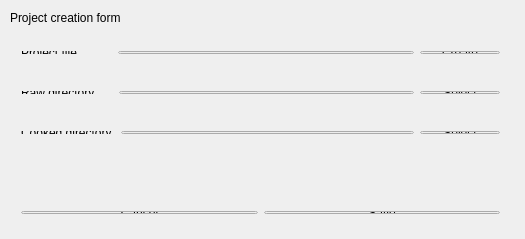
<?xml version="1.0" encoding="UTF-8"?>
<ui version="4.0">
 <class>ProjectCreationForm</class>
 <widget class="QWidget" name="ProjectCreationForm">
  <property name="geometry">
   <rect>
    <x>0</x>
    <y>0</y>
    <width>525</width>
    <height>239</height>
   </rect>
  </property>
  <property name="windowTitle">
   <string>ProjectCreationForm</string>
  </property>
  <widget class="QWidget" name="layoutWidget">
   <property name="geometry">
    <rect>
     <x>10</x>
     <y>80</y>
     <width>501</width>
     <height>25</height>
    </rect>
   </property>
   <layout class="QHBoxLayout" name="horizontalLayout_2">
    <item>
     <widget class="QLabel" name="label_2">
      <property name="text">
       <string>Raw directory</string>
      </property>
     </widget>
    </item>
    <item>
     <spacer name="horizontalSpacer_2">
      <property name="orientation">
       <enum>Qt::Horizontal</enum>
      </property>
      <property name="sizeType">
       <enum>QSizePolicy::Preferred</enum>
      </property>
      <property name="sizeHint" stdset="0">
       <size>
        <width>18</width>
        <height>14</height>
       </size>
      </property>
     </spacer>
    </item>
    <item>
     <widget class="QLineEdit" name="rawDirPathText"/>
    </item>
    <item>
     <widget class="QPushButton" name="selectRawDirBtn">
      <property name="text">
       <string>Select</string>
      </property>
     </widget>
    </item>
   </layout>
  </widget>
  <widget class="QWidget" name="layoutWidget_2">
   <property name="geometry">
    <rect>
     <x>10</x>
     <y>120</y>
     <width>501</width>
     <height>25</height>
    </rect>
   </property>
   <layout class="QHBoxLayout" name="horizontalLayout_3">
    <item>
     <widget class="QLabel" name="label_3">
      <property name="text">
       <string>Cooked directory</string>
      </property>
     </widget>
    </item>
    <item>
     <spacer name="horizontalSpacer_3">
      <property name="orientation">
       <enum>Qt::Horizontal</enum>
      </property>
      <property name="sizeType">
       <enum>QSizePolicy::Preferred</enum>
      </property>
      <property name="sizeHint" stdset="0">
       <size>
        <width>3</width>
        <height>14</height>
       </size>
      </property>
     </spacer>
    </item>
    <item>
     <widget class="QLineEdit" name="cookedDirPathText"/>
    </item>
    <item>
     <widget class="QPushButton" name="selectCookedDirBtn">
      <property name="text">
       <string>Select</string>
      </property>
     </widget>
    </item>
   </layout>
  </widget>
  <widget class="QLabel" name="label_4">
   <property name="geometry">
    <rect>
     <x>10</x>
     <y>10</y>
     <width>111</width>
     <height>16</height>
    </rect>
   </property>
   <property name="text">
    <string>Project creation form</string>
   </property>
  </widget>
  <widget class="QWidget" name="">
   <property name="geometry">
    <rect>
     <x>10</x>
     <y>40</y>
     <width>501</width>
     <height>25</height>
    </rect>
   </property>
   <layout class="QHBoxLayout" name="horizontalLayout">
    <item>
     <widget class="QLabel" name="label">
      <property name="text">
       <string>Project file</string>
      </property>
     </widget>
    </item>
    <item>
     <spacer name="horizontalSpacer">
      <property name="orientation">
       <enum>Qt::Horizontal</enum>
      </property>
      <property name="sizeType">
       <enum>QSizePolicy::Preferred</enum>
      </property>
      <property name="sizeHint" stdset="0">
       <size>
        <width>35</width>
        <height>14</height>
       </size>
      </property>
     </spacer>
    </item>
    <item>
     <widget class="QLineEdit" name="projectFilePathText"/>
    </item>
    <item>
     <widget class="QPushButton" name="createProjectFileBtn">
      <property name="text">
       <string>Create</string>
      </property>
     </widget>
    </item>
   </layout>
  </widget>
  <widget class="QWidget" name="">
   <property name="geometry">
    <rect>
     <x>10</x>
     <y>200</y>
     <width>501</width>
     <height>25</height>
    </rect>
   </property>
   <layout class="QHBoxLayout" name="horizontalLayout_4">
    <item>
     <widget class="QPushButton" name="cancelBtn">
      <property name="text">
       <string>Cancel</string>
      </property>
      <property name="icon">
       <iconset theme="cancel"/>
      </property>
     </widget>
    </item>
    <item>
     <widget class="QPushButton" name="saveBtn">
      <property name="text">
       <string>Save</string>
      </property>
     </widget>
    </item>
   </layout>
  </widget>
  <zorder>lineEdit</zorder>
  <zorder>lineEdit_2</zorder>
  <zorder>lineEdit_3</zorder>
  <zorder>lineEdit_3</zorder>
  <zorder>lineEdit_2</zorder>
  <zorder>lineEdit</zorder>
  <zorder>lineEdit_3</zorder>
  <zorder>createProjectFileBtn</zorder>
  <zorder>projectFilePathText</zorder>
  <zorder>label</zorder>
  <zorder>createProjectFileBtn</zorder>
  <zorder>layoutWidget</zorder>
  <zorder>layoutWidget_2</zorder>
  <zorder>label_4</zorder>
  <zorder>saveBtn</zorder>
  <zorder>cancelBtn</zorder>
 </widget>
 <layoutdefault spacing="6" margin="11"/>
 <tabstops>
  <tabstop>projectFilePathText</tabstop>
  <tabstop>createProjectFileBtn</tabstop>
  <tabstop>rawDirPathText</tabstop>
  <tabstop>selectRawDirBtn</tabstop>
  <tabstop>cookedDirPathText</tabstop>
  <tabstop>selectCookedDirBtn</tabstop>
  <tabstop>cancelBtn</tabstop>
  <tabstop>saveBtn</tabstop>
 </tabstops>
 <resources/>
 <connections>
  <connection>
   <sender>cancelBtn</sender>
   <signal>clicked()</signal>
   <receiver>ProjectCreationForm</receiver>
   <slot>close()</slot>
   <hints>
    <hint type="sourcelabel">
     <x>108</x>
     <y>214</y>
    </hint>
    <hint type="destinationlabel">
     <x>157</x>
     <y>235</y>
    </hint>
   </hints>
  </connection>
 </connections>
</ui>
